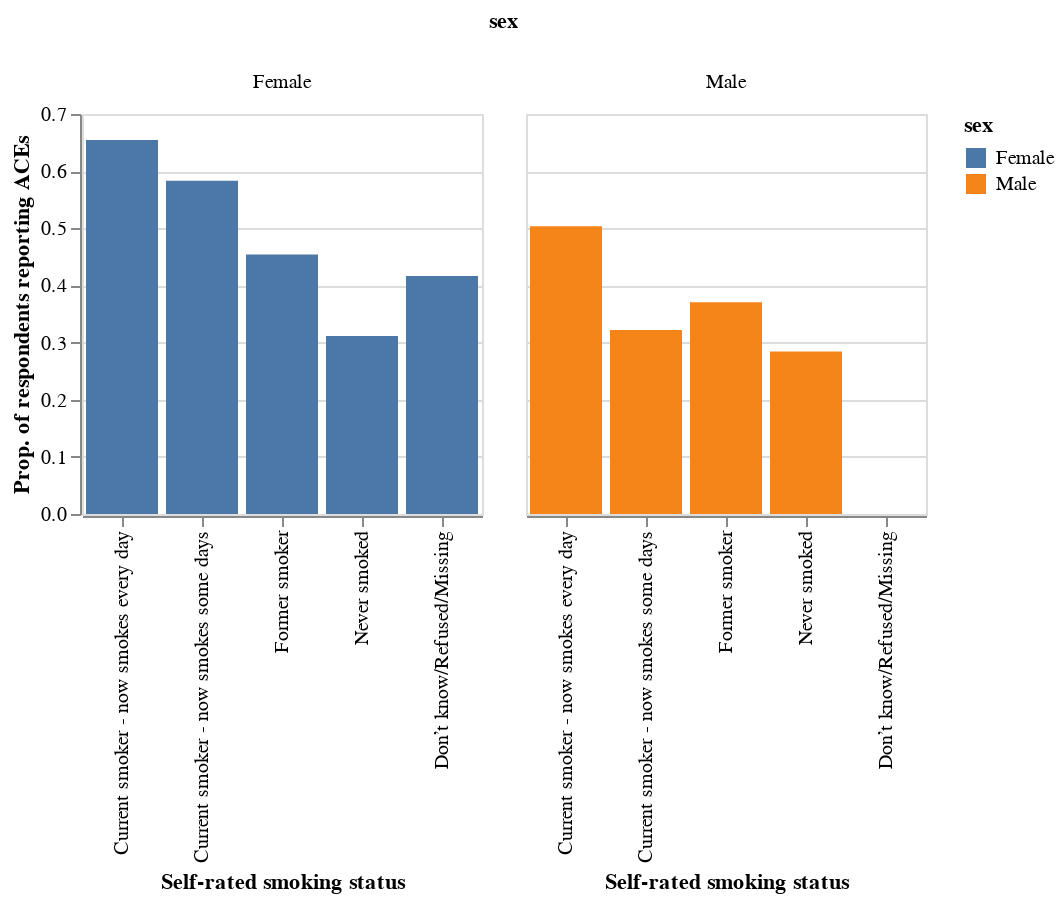

The notebook cell saved with this chart:
### Markdown cell above
### Q2 (e). Visualization

Use the example above to plot the proportion of respondents reporting ACEs 
against smoking status for men and women.

*Hint*: you only need to modify the example by substituting smoking status for general health.

### Code cell
# group by smoking and sex
ace_smoking_sex = data.drop(
    columns = 'depression'
).groupby(['smoking', 'sex']).mean().loc[list(smoke_codes.values()), :]

# pivot table for better display
ace_smoking_sex.reset_index().pivot(
    index = 'sex', 
    columns = 'smoking', 
    values = 'adverse_conditions'
)

# coerce indices to columns for plotting
plot_df = ace_smoking_sex.reset_index()

# specify order of smoking categories
smoking_order = pd.CategoricalDtype(list(smoke_codes.values()), ordered = True)
plot_df['smoking'] = plot_df.smoking.astype(smoking_order)

# plot
alt.Chart(plot_df).mark_bar().encode(
    x = alt.X('smoking', 
              sort = ['smoking'],
              title = 'Self-rated smoking status'),
    y = alt.Y('adverse_conditions',
              title = 'Prop. of respondents reporting ACEs'),
    color = 'sex',
    column = 'sex'
).properties(
    width = 200, 
    height = 200
)

### Figure 1 — Vega-Lite specification as saved in the notebook (floating-point values rounded to 4 significant figures)
{"config": {"view": {"continuousWidth": 400, "continuousHeight": 300}}, "data": {"name": "data-55b5f9362385a7089e0410499460f696"}, "mark": "bar", "encoding": {"color": {"field": "sex", "type": "nominal"}, "column": {"field": "sex", "type": "nominal"}, "x": {"field": "smoking", "sort": ["smoking"], "title": "Self-rated smoking status", "type": "nominal"}, "y": {"field": "adverse_conditions", "title": "Prop. of respondents reporting ACEs", "type": "quantitative"}}, "height": 200, "width": 200, "$schema": "https://vega.github.io/schema/vega-lite/v4.17.0.json", "datasets": {"data-55b5f9362385a7089e0410499460f696": [{"smoking": "Current smoker - now smokes every day", "sex": "Female", "adverse_conditions": 0.6544}, {"smoking": "Current smoker - now smokes every day", "sex": "Male", "adverse_conditions": 0.5034}, {"smoking": "Current smoker - now smokes some days", "sex": "Female", "adverse_conditions": 0.5833}, {"smoking": "Current smoker - now smokes some days", "sex": "Male", "adverse_conditions": 0.322}, {"smoking": "Former smoker", "sex": "Female", "adverse_conditions": 0.4542}, {"smoking": "Former smoker", "sex": "Male", "adverse_conditions": 0.3707}, {"smoking": "Never smoked", "sex": "Female", "adverse_conditions": 0.3116}, {"smoking": "Never smoked", "sex": "Male", "adverse_conditions": 0.2846}, {"smoking": "Don’t know/Refused/Missing", "sex": "Female", "adverse_conditions": 0.4167}, {"smoking": "Don’t know/Refused/Missing", "sex": "Male", "adverse_conditions": 0.0}]}}
